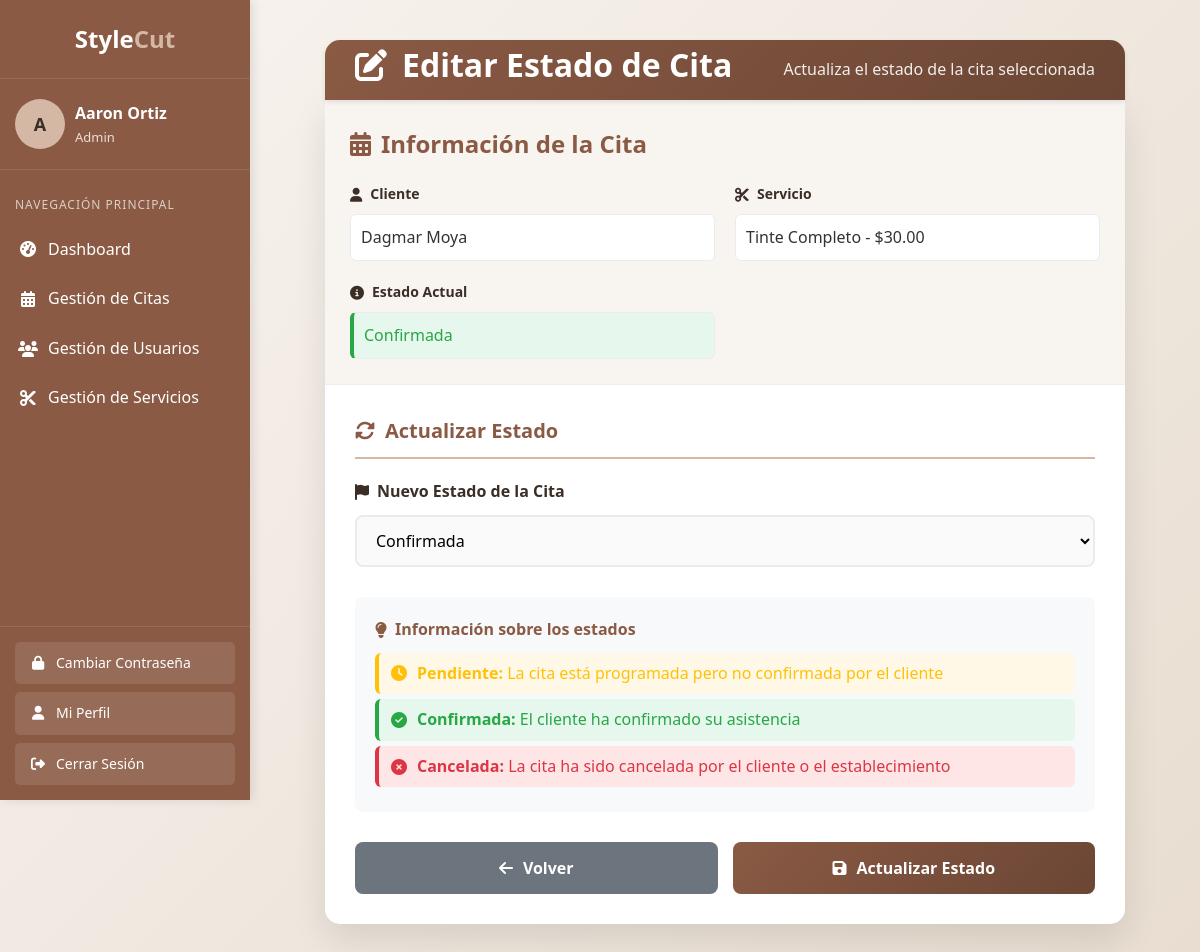
Page /admin/editar_estado_cita.php?id_cita=4 (signed in) on the committed database.
### tables this page shows
CREATE TABLE `citas` (
  `id` int(11) NOT NULL,
  `usuario_id` int(11) NOT NULL,
  `servicio_id` int(11) NOT NULL,
  `fecha` date NOT NULL,
  `hora` time NOT NULL,
  `estado` enum('pendiente','confirmada','cancelada') DEFAULT 'pendiente'
);

CREATE TABLE `usuarios` (
  `id` int(11) NOT NULL,
  `nombre` varchar(100) NOT NULL,
  `email` varchar(100) NOT NULL,
  `telefono` varchar(20) DEFAULT NULL,
  `password` varchar(255) NOT NULL,
  `rol` enum('cliente','admin') DEFAULT 'cliente',
  `github_id` varchar(50) DEFAULT NULL,
  `facebook_id` varchar(50) DEFAULT NULL
);

CREATE TABLE `servicios` (
  `id` int(11) NOT NULL,
  `nombre` varchar(100) NOT NULL,
  `descripcion` text DEFAULT NULL,
  `duracion` int(11) NOT NULL,
  `precio` decimal(10,2) NOT NULL
);

### admin/editar_estado_cita.php (the view, shortened to what this page needs)
<?php
include __DIR__ . "/../templates/header.php";
include __DIR__ . "/../conexion/bd.php";
$id_cita = $_GET['id_cita'];
if (isset($_GET['id_cita']) && ctype_digit($_GET['id_cita'])) {
    $id_cita = (int) $_GET['id_cita'];
} else {
    die("Solicitud inválida.");
}
$sql = $conexion->prepare("SELECT citas.id,citas.fecha,citas.hora,servicios.nombre AS servicio,citas.estado AS estado, servicios.precio AS precio, usuarios.nombre AS cliente FROM citas INNER JOIN servicios ON citas.servicio_id = servicios.id INNER JOIN usuarios ON citas.usuario_id = usuarios.id WHERE citas.id = :id_cita");
$sql->bindParam(':id_cita', $id_cita, PDO::PARAM_INT);
$sql->execute();
$cita = $sql->fetch(PDO::FETCH_OBJ);
?>
<div class="container">
    <div class="header">
        <h1><i class="fas fa-edit"></i> Editar Estado de Cita</h1>
        <p>Actualiza el estado de la cita seleccionada</p>
    </div>
    <div class="edit-card">
        <div class="current-info">
            <h2><i class="fas fa-calendar-alt"></i> Información de la Cita</h2>
            <div class="info-grid">
                <div class="info-item">
                    <span class="info-label"><i class="fas fa-user"></i> Cliente</span>
                    <span class="info-value"><?php echo htmlspecialchars($cita->cliente); ?></span>
                </div>
                <div class="info-item">
                    <span class="info-label"><i class="fas fa-scissors"></i> Servicio</span>
                    <span class="info-value"><?php echo htmlspecialchars($cita->servicio); ?> - $<?php echo htmlspecialchars($cita->precio); ?></span>
                </div>
                <div class="info-item">
                    <span class="info-label"><i class="fas fa-info-circle"></i> Estado Actual</span>
                    <?php
                    switch ($cita->estado) {
                        case 'confirmada':
                            echo '<span class="info-value status-confirmed">Confirmada</span>';
                            break;
                    }
                    ?>
                </div>
            </div>
        </div>
        <form class="edit-form" id="edit-form" action="../controladores/editar_estado_cita.php" method="POST">
            <div class="form-section">
                <h3 class="section-title"><i class="fas fa-sync-alt"></i> Actualizar Estado</h3>
                <div class="form-group">
                    <label for="status"><i class="fas fa-flag"></i> Nuevo Estado de la Cita</label>
                    <select id="status" name="estado" class="form-select" required>
                        <?php if($cita->estado=='pendiente'):?>
                            <option value="pendiente" selected>Pendiente</option>
                            <option value="confirmada">Confirmada</option>
                            <option value="cancelada">Cancelada</option>
                        <?php elseif($cita->estado=='confirmada'):?>
                            <option value="confirmada" selected>Confirmada</option>
                        <?php elseif($cita->estado=='cancelada'):?>
                            <option value="cancelada" selected>Cancelada</option>
                            <option value="pendiente">Pendiente</option>
                            <option value="confirmada">Confirmada</option>
                        <?php endif;?>
                    </select>
                </div>
            </div>
            <div class="notes-section">
                <h4><i class="fas fa-lightbulb"></i> Información sobre los estados</h4>
                <div class="status-option status-pending">
                    <i class="fas fa-clock"></i>
                    <div>
                        <strong>Pendiente:</strong> La cita está programada pero no confirmada por el cliente
                    </div>
                </div>
                <div class="status-option status-confirmed">
                    <i class="fas fa-check-circle"></i>
                    <div>
                        <strong>Confirmada:</strong> El cliente ha confirmado su asistencia
                    </div>
                </div>
                <div class="status-option status-cancelled">
                    <i class="fas fa-times-circle"></i>
                    <div>
                        <strong>Cancelada:</strong> La cita ha sido cancelada por el cliente o el establecimiento
                    </div>
                </div>
            </div>
            <div class="form-actions">
                <button type="button" class="btn btn-secondary" onclick="window.history.back()">
                    <i class="fas fa-arrow-left"></i> Volver
                </button>
                <button type="submit" class="btn btn-primary">
                    <i class="fas fa-save"></i> Actualizar Estado
                </button>
            </div>
        </form>
    </div>
</div>
<?php include __DIR__ . "/../templates/footer.php"; ?>

### templates/header.php (style rules this page uses)
:root { --primary: #8a5a44; --primary-dark: #6b4634; --secondary: #d4b8a5; --accent: #c17a4a; --dark: #3a2e26; --light: #f8f4f0; --text: #333333; --sidebar-width: 250px; --header-height: 60px; --box-border-radius: 8px; }
* { margin: 0; padding: 0; box-sizing: border-box; font-family: 'Source Sans Pro', 'Segoe UI', Tahoma, Geneva, Verdana, sans-serif; }
body { background-color: #f4f6f9; color: var(--text); line-height: 1.6; min-height: 100vh; display: flex; }
.header { background-color: white; height: var(--header-height); box-shadow: 0 2px 5px rgba(0, 0, 0, 0.1); display: flex; align-items: center; justify-content: space-between; padding: 0 20px; position: sticky; top: 0; z-index: 800; }
.btn { padding: 8px 16px; border-radius: 4px; font-weight: 600; cursor: pointer; transition: all 0.3s ease; border: none; font-size: 14px; }
.btn-primary { background-color: var(--primary); color: white; }
.btn-secondary { background-color: #e9ecef; color: #495057; }
.section-title { font-size: 18px; color: var(--primary); margin-bottom: 20px; padding-bottom: 10px; border-bottom: 2px solid var(--secondary); }
.status-confirmed { background-color: #e6f7ee; color: #0cb577; }
.status-pending { background-color: #fff8e6; color: #f4c150; }
.status-cancelled { background-color: #ffe6e6; color: #f45050; }

### rows in the picture
citas: usuario.nombre "Dagmar Moya", servicio.nombre "Tinte Completo", servicio.precio "30.00", estado "Confirmada"

### other values in the picture
substr($_SESSION['nombre'], 0, 1) "A"
$_SESSION['nombre'] "Aaron Ortiz"
$_SESSION['rol'] "Admin"
